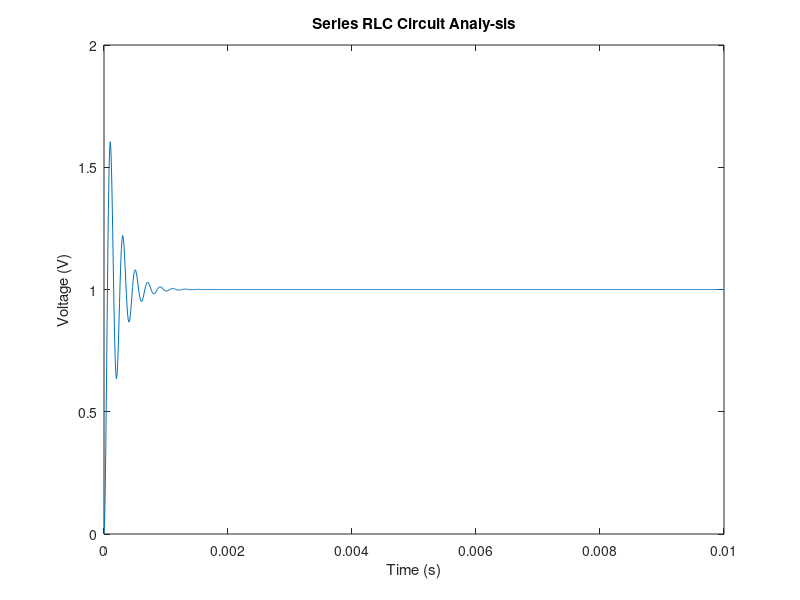

Write MATLAB code to recreate this figure.
%Name: Md. Roknuzzaman Rikon
%ID: 22024014
% Series RLC Circuit Analysis 
R = 10; % Resistance in ohms 
L = 1e-3; % Inductance in henrys 
C = 1e-6; % Capacitance in farads 
V = 1; % Voltage step input in volts 
sys = tf([1], [L*C R*C 1]); 
t = linspace(0, 0.01, 1000); 
step_response = step(V*sys, t); 
plot(t, step_response); 
title('Series RLC Circuit Analy-sis'); 
xlabel('Time (s)'); 
ylabel('Voltage (V)'); 
